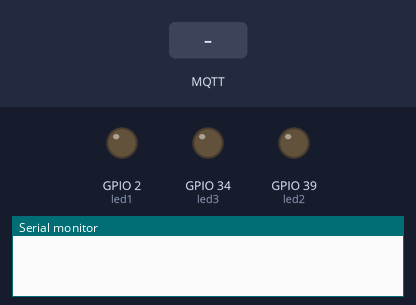
This sketch was run on a simulated ESP32. Parts: output pins drawn as LEDs (lit = HIGH), the last lines printed to the serial monitor. Inputs (shaded band) come from the test bench. No MQTT or app messages arrive unless stated.

Above: at 2.3 s.
2.4 s: MQTT message "5" arrives on the first subscribed topic
At 3.2 s:
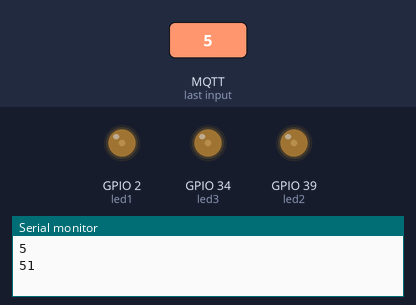
3.9 s: MQTT message "90" arrives on the second subscribed topic
At 4.4 s:
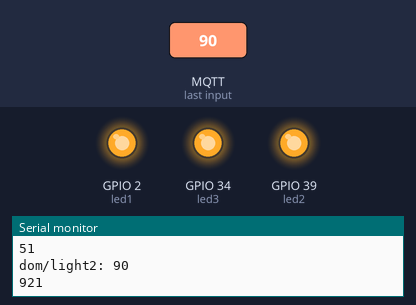
5.4 s: MQTT message "5" arrives on the second subscribed topic
At 6.6 s:
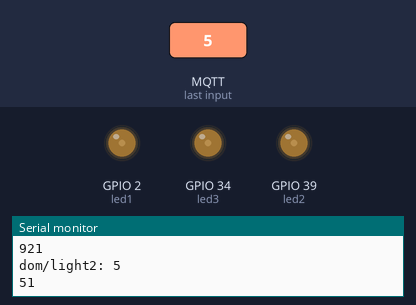
6.9 s: MQTT message "90" arrives on the first subscribed topic
At 7.9 s:
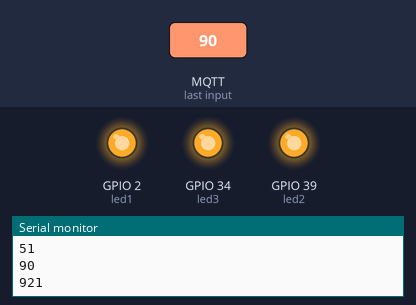
Timing chart, 0 to 9.4 s (numbered marks = the images above; inputs shaded):
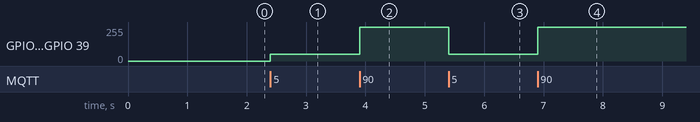

Measured:
- after the input at 2.4 s, GPIO 2 (led1), GPIO 34 (led3), GPIO 39 (led2): 0/255 → 51/255 at once
- after the input at 3.9 s, GPIO 2 (led1), GPIO 34 (led3), GPIO 39 (led2): 51/255 → 255/255 at once
- after the input at 5.4 s, GPIO 2 (led1), GPIO 34 (led3), GPIO 39 (led2): 255/255 → 51/255 at once
- after the input at 6.9 s, GPIO 2 (led1), GPIO 34 (led3), GPIO 39 (led2): 51/255 → 255/255 at once

The sketch:

ESP-32_program.ino
```cpp
/*
  SimpleMQTTClient.ino
  The purpose of this exemple is to illustrate a simple handling of MQTT and Wifi connection.
  Once it connects successfully to a Wifi network and a MQTT broker, it subscribe to a topic and send a message to it.
  It will also send a message delayed 5 seconds later.
*/

#include "EspMQTTClient.h"

EspMQTTClient client(
  "NETLIFE-FLIA. RODRIGUEZ",
  "172372rodriguez",
  "broker.mqttdashboard.com",  // MQTT Broker server ip
  "jazz23",   // Can be omitted if not needed
  "12345",   // Can be omitted if not needed
  "TestClient",     // Client name that uniquely identify your device
  1883              // The MQTT port, default to 1883. this line can be omitted
);

// the number of the LED pin
const int led1 = 2;  // 16 corresponds to GPIO16
const int led2 = 39;
const int led3 = 34;

// setting PWM properties
const int freq = 5000;
const int ledChannel1 = 0;
const int ledChannel2 = 0;
const int ledChannel3 = 0;
const int resolution = 8;

void setup()
{
  Serial.begin(115200);

  // Optionnal functionnalities of EspMQTTClient :
  client.enableDebuggingMessages(); // Enable debugging messages sent to serial output
  client.enableHTTPWebUpdater(); // Enable the web updater. User and password default to values of MQTTUsername and MQTTPassword. These can be overrited with enableHTTPWebUpdater("user", "password").
  client.enableLastWillMessage("TestClient/lastwill", "I am going offline");  // You can activate the retain flag by setting the third parameter to true

  // Output Configuration
  // configure LED PWM functionalitites
  ledcSetup(ledChannel1, freq, resolution);
  ledcSetup(ledChannel2, freq, resolution);
  ledcSetup(ledChannel2, freq, resolution);

  // attach the channel to the GPIO to be controlled
  ledcAttachPin(led1, ledChannel1);
  // attach the channel to the GPIO to be controlled
  ledcAttachPin(led2, ledChannel2);
  // attach the channel to the GPIO to be controlled
  ledcAttachPin(led3, ledChannel3);

  pinMode(led1,OUTPUT);
  digitalWrite(led1,LOW);
  pinMode(led2,OUTPUT);
  digitalWrite(led2,LOW);
  pinMode(led3,OUTPUT);
  digitalWrite(led3,LOW);

}

// This function is called once everything is connected (Wifi and MQTT)
// WARNING : YOU MUST IMPLEMENT IT IF YOU USE EspMQTTClient
void onConnectionEstablished()
{
  // Subscribe to "mytopic/test" and display received message to Serial
  client.subscribe("dom/light1", [](const String & payload) {
    Serial.println(payload);
    uint32_t date = payload.toInt();
    date = ((date*1024)/100);
    ledcWrite(ledChannel1, date);
    Serial.println(date);

  });

  // Subscribe to "mytopic/wildcardtest/#" and display received message to Serial
  client.subscribe("dom/light2", [](const String & topic, const String & payload) {
    Serial.println(topic + ": " + payload);
    uint32_t date = payload.toInt();
    date = ((date*1024)/100);
    ledcWrite(ledChannel2, date);
    Serial.println(date);
  });
  // Subscribe to "mytopic/wildcardtest/#" and display received message to Serial
  client.subscribe("dom/light3", [](const String & topic, const String & payload) {
    Serial.println(topic + ": " + payload);
    uint32_t date = payload.toInt();
    date = ((date*1024)/100);
    ledcWrite(ledChannel3, date);
    Serial.println(date);
  });

  // Publish a message to "mytopic/test"
  client.publish("mytopic/test", "This is a message"); // You can activate the retain flag by setting the third parameter to true

  // Execute delayed instructions
  client.executeDelayed(5 * 1000, []() {
    client.publish("mytopic/test", "This is a message sent 5 seconds later");
  });
}

void loop()
{
  client.loop();
}
```
